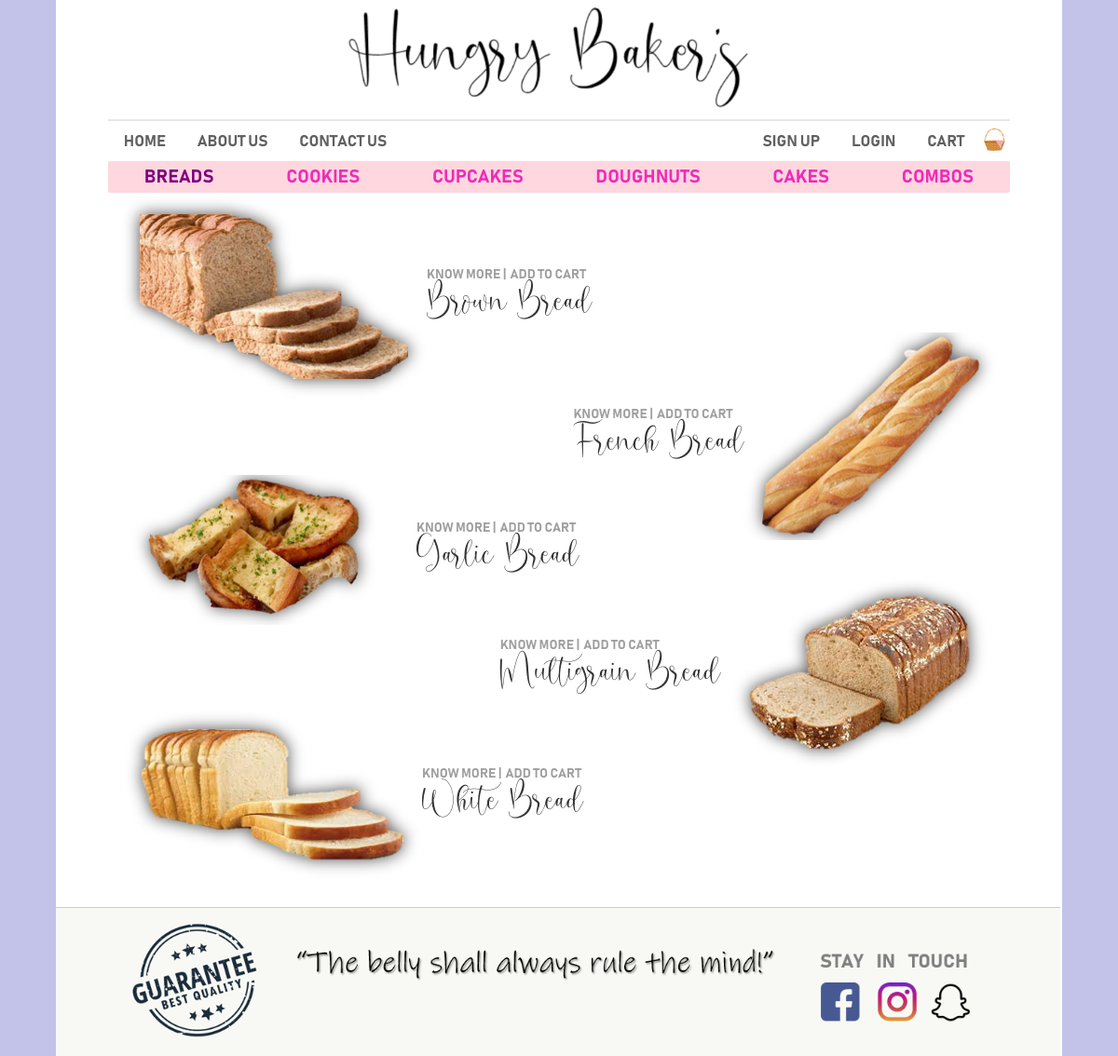
The app's page /category.php?category=BREADS with its own data.
### tables this page shows
CREATE TABLE IF NOT EXISTS `masteritemlist` (
  `id` int(3) NOT NULL AUTO_INCREMENT,
  `item_name` varchar(255) NOT NULL,
  `price` decimal(5,2) NOT NULL,
  `unit` varchar(50) NOT NULL,
  `item_image` varchar(255) NOT NULL,
  `category` varchar(50) NOT NULL,
  PRIMARY KEY (`id`)
);

### category.php (the view)
<?php
require "header.php";
require "connection.php";
$category = $_GET["category"];
$sth = $conn->prepare('SELECT * FROM masteritemlist where category = ?', array(PDO::ATTR_CURSOR => PDO::CURSOR_FWDONLY));
$sth->execute(array($category));
$categoryItems = $sth->fetchAll(PDO::FETCH_ASSOC);
$i =0;
echo '<div class="breads-container">';
foreach ($categoryItems as $key => $product) {
    if ($i%2 ==0) {
        ?>
            <div class="bread">
                <div class="bread-inner">
                    <div class="img-container">
                        <?php echo "<img src='".$root."images2/".$product['category']."/".$product['item_image']."' >";?>
                    </div>
                    <div class="bread-info">
                        <div>
                            <a href="">KNOW MORE   |</a>
                            <a class="add-to-cart" href="javascript:void(0)" data-id= "<?= $product['id']?>">ADD TO CART</a>
                        </div>
                        <div class="bread-name">
                            <?= $product['item_name'] ?>
                        </div>
                    </div>
                </div>
            </div>
    <?php    } else { ?>
                    <div class="bread right">
                        <div class="bread-inner">
                            <div class="bread-info">
                                <div>
                                    <a href="">KNOW MORE   |</a>
                                    <a href="javascript:void(0)" class="add-to-cart" data-id= "<?= $product['id']?>">ADD TO CART</a>
                                </div>
                                <div class="bread-name">
                                    <?= $product['item_name'] ?>
                                </div>
                            </div>
                            <div class="img-container">
                                <?php echo "<img src='".$root."images2/".$product['category']."/".$product['item_image']."' >";?>
                            </div>
                        </div>
                    </div>
        <?php
    }
    $i++;
}
?>
<?php require "footer.php"; ?>

### header.php (shortened to what this page needs)
<?php
$parsedUrl = parse_url($_SERVER['REQUEST_SCHEME']."://".$_SERVER['SERVER_NAME']);
$root = $parsedUrl['scheme'] . '://' . $parsedUrl['host'] . '/';
$root = $root."hungryBakers/";
?>
<!DOCTYPE html>
<html>
    <head>
        <link rel="stylesheet" type="text/css" href='<?php echo $root."css/breads.css";?>'>
        <link rel="stylesheet" type="text/css" href='<?php echo $root."css/home.css";?>'>
        <link rel="stylesheet" href='<?php echo $root."css/bootstrap.css";?>' >
    </head>
    <body>
        <div class="main-container">
            <div class="page-container">
                <div class="shop-name"><img src='<?php echo $root."images/HeaderHome.png";?>'></div>
                <hr>
                <nav class="header-navigation">
                    <div class="left-nav">
                        <a href='<?php echo $root."home.php";?>'>HOME</a>
                        <a href='<?php echo $root."about-us.php";?>'>ABOUT US</a>
                        <a href='<?php echo $root."contact-us.php";?>'>CONTACT US</a>
                    </div>
                    <div class="right-nav">
                        <a
                        <?php echo (isset($_SESSION["logged_in"]) && $_SESSION["logged_in"] =true)? "href=''": "href='".$root."signup.php'";?>
                        >
                        <?php echo (isset($_SESSION["logged_in"]) && $_SESSION["logged_in"] =true)? "Welcome, ".$_SESSION['user_firstname']: "SIGN UP";?>
                        </a>
                        <a
                        <?php echo (isset($_SESSION["logged_in"]) && $_SESSION["logged_in"] =true)? "href='".$root."logout.php'": "href='".$root."login.php'";?>
                        >
                        <?php echo (isset($_SESSION["logged_in"]) && $_SESSION["logged_in"] =true)? "LOGOUT": "LOGIN";?>
                        </a>
                        <a href='<?php echo $root."cart.php";?>'>CART</a>
                        <a href='<?php echo $root."cart.php";?>'><img src='<?php echo $root."images/emptybasket.png";?>'></a>
                    </div>
                </nav>
                <nav class="header-navigation2">
                    <a id="BREADS-link" href='<?php echo $root."category.php?category=BREADS";?>'>BREADS</a>
                    <a id="COOKIES-link" href='<?php echo $root."category.php?category=COOKIES";?>'>COOKIES</a>
                    <a id="CUPCAKES-link" href='<?php echo $root."category.php?category=CUPCAKES";?>'>CUPCAKES</a>
                    <a id="DOUGHNUTS-link" href='<?php echo $root."category.php?category=DOUGHNUTS";?>'>DOUGHNUTS</a>
                    <a id="CAKES-link" href='<?php echo $root."category.php?category=CAKES";?>'>CAKES</a>
                    <a href="">COMBOS</a>
                </nav>

### footer.php (shortened to what this page needs)
    <footer>
        <div class="footer-container">
            <img src='<?php echo $root."images/Sidfooter.png";?>' width="100%" height="155" alt="footer" usemap="#socialMediaLinks">
        </div>
        </footer>
        </div>
        </div>
    </body>
</html>

### css/breads.css (style rules this page uses)
.main-container { width: 100%; margin: 0px; display: flex; justify-content: center; background-color: #1111ab40; }
.shop-name { display: flex; height: 118px; width: 490px; margin-right: auto; margin-left: auto; margin-top: .5em; }
img { max-width: 100%; display: block; height: auto; }
body { margin: 0px; }
hr { margin: .2em 4em; border: 0.5px solid #3333331f; }
.page-container { width: 90%; background-color: white; }
.header-navigation { display: flex; justify-content: space-between; margin: 0px 4em; }
.header-navigation a { text-decoration: none; color: #333333c7; padding: .5em 1em; font-weight: bold; font-family: bahnscrift; font-size: 1.2em; }
.header-navigation .right-nav a:last-child { text-decoration: none; padding: 2px 0px 0px; }
.left-nav { display: flex; justify-content: space-around; }
.right-nav { display: flex; }
.header-navigation2 { display: flex; justify-content: space-around; background-color: #ffc0cba3; margin: 0px 4em; border-radius: 2px; }
.header-navigation2 a { text-decoration: none; color: #f12ab9; padding: .2em 1em .1em; font-weight: bold; font-family: bahnscrift; font-size: 1.4em; }
.header-navigation2 a.current-tab { color: purple; }
.img-container { display: inline-block; }
.bread-info a { font-family: bahnscrift; text-decoration: none; text-align: center; color: #33333378; font-weight: bold; }
.bread-name { font-family: OhBeloved, sans-serif; font-size: 2.5em; }
.breads-container { width: 100%; display: flex; flex-direction: column; justify-content: center; align-items: flex-start; }
.bread { margin-top: -70px; padding: 0px 5em; }
.bread.right { align-self: flex-end; }
.bread:first-child { margin-top: .2em; display: flex; align-items: flex-start; }
.bread-inner { display: flex; align-items: center; }
footer { text-align: center; border-top: 1px solid #ccc; background-color: #F8F9F4; margin-top: 2em; }
.footer-container { display: inline-block; }

### css/home.css (style rules this page uses)
body { margin:0px; }
.page-container hr { margin: .2em 4em; border: 0.5px solid #3333331f; }
.main-container { width: 100%; margin: 0px; display: flex; justify-content: center; background-color: #1111ab40; }
.page-container { width: 90%; background-color: white; }
.header-navigation { display: flex; justify-content: space-between; margin: 0px 4em; }
.header-navigation a { text-decoration: none; color: #333333c7; padding: .5em 1em; font-weight: bold; font-family: bahnscrift; font-size: 1.2em; }
.header-navigation .right-nav a:last-child { text-decoration: none; padding: 2px 0px 0px; }
.left-nav { display: flex; justify-content: space-around; }
.right-nav { display: flex; }
.header-navigation2 { display: flex; justify-content: space-around; background-color: #ffc0cba3; margin: 0px 4em; border-radius: 2px; }
img { max-width: 100%; display: block; height: auto; }
.shop-name { display: flex; height: 118px; width: 490px; margin-right: auto; margin-left: auto; margin-top: .5em; }
footer { border-top: 1px solid #ccc; background-color: #F8F9F4; margin-top: 2em; }

### records on screen
masteritemlist: category+item_image (picture), item_name "Brown Bread"
masteritemlist: item_name "French Bread", category+item_image (picture)
masteritemlist: category+item_image (picture), item_name "Garlic Bread"
masteritemlist: item_name "Multigrain Bread", category+item_image (picture)
masteritemlist: category+item_image (picture), item_name "White Bread"
